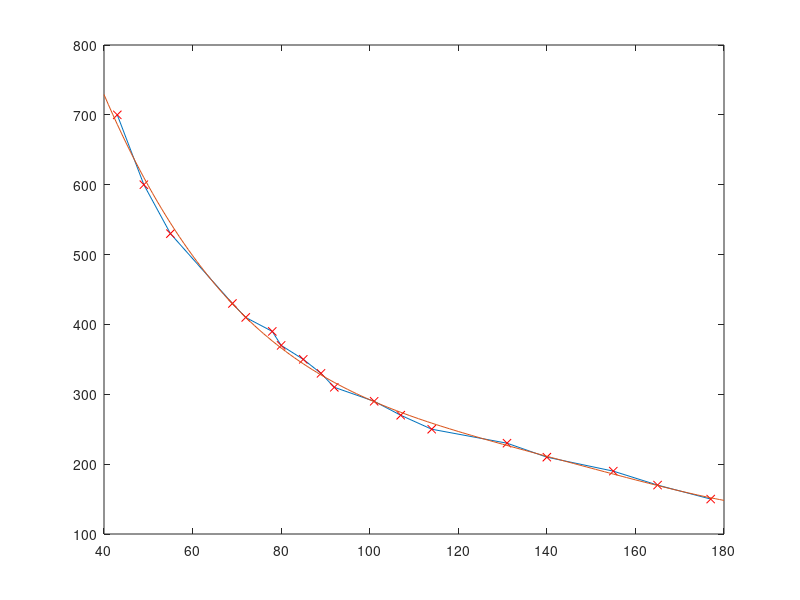

Source code (MATLAB):
# For ARM on ground
# distance = [160 200 250 275 300 350 400 450];
# boxX = [305 215 157 140 125 105 90 85];

distance = [150 170 190 210 230 250 270 290 310 330 350 370 390 410 430 530 600 700];
boxX =     [177 165 155 140 131 114 107 101 92  89  85  80  78  72  69  55  49  43];
plot(boxX, distance)
hold on
plot(boxX, distance, 'rx')
hold on;
# coeff = polyfit(boxX,distance,2);
# x = 80:350;
# y = coeff(1)*(x.^2) + coeff(2)*x + coeff(3);
# coeff = polyfit(boxX,distance,3);
# x = 80:350;
# y = coeff(1)*(x.^3) + coeff(2)*(x.^2) + coeff(3)*x + coeff(4);
# coeff = polyfit(boxX,distance,4)
# x = 80:350;
# y = coeff(1)*(x.^4) + coeff(2)*(x.^3) + coeff(3)*(x.^2) + coeff(4)*x + coeff(5)
# coeff = polyfit(boxX,distance,7)
# x = 80:350;
# y = coeff(1)*(x.^7) + coeff(2)*(x.^6) + coeff(3)*(x.^5) + coeff(4)*(x.^4) + coeff(5)*(x.^3) + coeff(6)*(x.^2) + coeff(7)*x + coeff(8)
# coeff1 = polyfit(boxX(1:3),distance(1:3),3);
# x1 = 157:350;
# y1 = coeff1(1)*(x1.^3) + coeff1(2)*(x1.^2) + coeff1(3)*x1 + coeff1(4);
# # y1 = coeff1(1)*(x1.^4) + coeff1(2)*(x1.^3) + coeff1(3)*(x1.^2) + coeff1(4)*x1 + coeff1(5);
# coeff2 = polyfit(boxX(3:8),distance(3:8),3);
# x2 = 80:157;
# y2 = coeff2(1)*(x2.^3) + coeff2(2)*(x2.^2) + coeff2(3)*x2 + coeff2(4);
# # y2 = coeff2(1)*(x2.^4) + coeff2(2)*(x2.^3) + coeff2(3)*(x2.^2) + coeff2(4)*x2 + coeff2(5);
# plot(x1,y1)
# hold on
# plot(x2,y2)

coeff = polyfit(boxX,distance,4);
x = 40:180;
y = coeff(1)*(x.^4) + coeff(2)*(x.^3) + coeff(3)*(x.^2) + coeff(4)*x + coeff(5);
plot(x,y)
